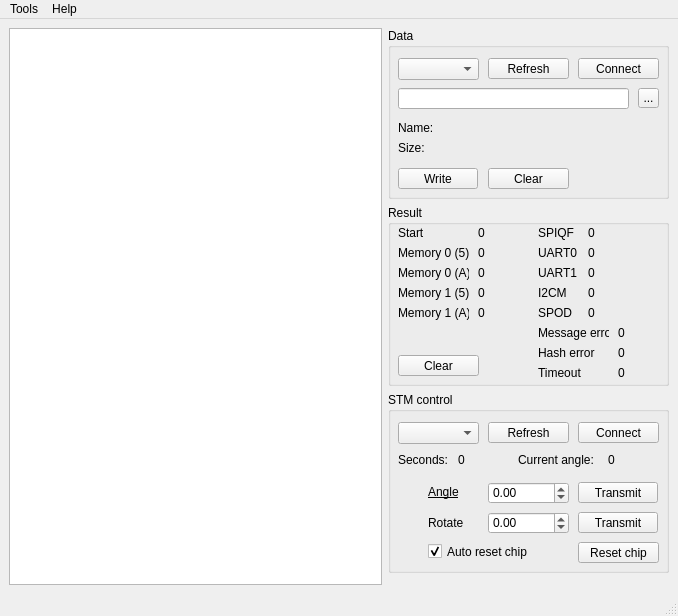
<?xml version="1.0" encoding="UTF-8"?>
<ui version="4.0">
 <class>CppLsnGui</class>
 <widget class="QMainWindow" name="CppLsnGui">
  <property name="geometry">
   <rect>
    <x>0</x>
    <y>0</y>
    <width>678</width>
    <height>616</height>
   </rect>
  </property>
  <property name="minimumSize">
   <size>
    <width>678</width>
    <height>616</height>
   </size>
  </property>
  <property name="windowTitle">
   <string notr="true">CppLsnGui</string>
  </property>
  <widget class="QWidget" name="centralwidget">
   <layout class="QHBoxLayout" name="horizontalLayout">
    <item>
     <widget class="QPlainTextEdit" name="ptMain">
      <property name="minimumSize">
       <size>
        <width>371</width>
        <height>441</height>
       </size>
      </property>
      <property name="font">
       <font>
        <family>Consolas</family>
       </font>
      </property>
      <property name="textInteractionFlags">
       <set>Qt::TextSelectableByKeyboard|Qt::TextSelectableByMouse</set>
      </property>
      <property name="maximumBlockCount">
       <number>200</number>
      </property>
     </widget>
    </item>
    <item>
     <layout class="QVBoxLayout" name="verticalLayout">
      <item>
       <widget class="QGroupBox" name="gbData">
        <property name="minimumSize">
         <size>
          <width>281</width>
          <height>171</height>
         </size>
        </property>
        <property name="maximumSize">
         <size>
          <width>281</width>
          <height>171</height>
         </size>
        </property>
        <property name="title">
         <string>Data</string>
        </property>
        <widget class="QComboBox" name="cbDataListCom">
         <property name="geometry">
          <rect>
           <x>10</x>
           <y>30</y>
           <width>81</width>
           <height>22</height>
          </rect>
         </property>
        </widget>
        <widget class="QPushButton" name="bDataRefreshListCom">
         <property name="geometry">
          <rect>
           <x>100</x>
           <y>30</y>
           <width>81</width>
           <height>21</height>
          </rect>
         </property>
         <property name="text">
          <string>Refresh</string>
         </property>
        </widget>
        <widget class="QPushButton" name="bDataConnectCom">
         <property name="geometry">
          <rect>
           <x>190</x>
           <y>30</y>
           <width>81</width>
           <height>21</height>
          </rect>
         </property>
         <property name="text">
          <string>Connect</string>
         </property>
         <property name="checkable">
          <bool>true</bool>
         </property>
        </widget>
        <widget class="QLineEdit" name="lineDataFilename">
         <property name="geometry">
          <rect>
           <x>10</x>
           <y>60</y>
           <width>231</width>
           <height>21</height>
          </rect>
         </property>
        </widget>
        <widget class="QToolButton" name="tbDataFileExplorer">
         <property name="geometry">
          <rect>
           <x>250</x>
           <y>60</y>
           <width>21</width>
           <height>20</height>
          </rect>
         </property>
         <property name="text">
          <string notr="true">...</string>
         </property>
        </widget>
        <widget class="QPushButton" name="bDataWriteToFile">
         <property name="geometry">
          <rect>
           <x>10</x>
           <y>140</y>
           <width>80</width>
           <height>21</height>
          </rect>
         </property>
         <property name="text">
          <string>Write</string>
         </property>
         <property name="checkable">
          <bool>true</bool>
         </property>
        </widget>
        <widget class="QLabel" name="labelDataSizeFile">
         <property name="geometry">
          <rect>
           <x>10</x>
           <y>110</y>
           <width>41</width>
           <height>20</height>
          </rect>
         </property>
         <property name="text">
          <string>Size:</string>
         </property>
        </widget>
        <widget class="QLabel" name="labelDataSizeFileVal">
         <property name="geometry">
          <rect>
           <x>60</x>
           <y>110</y>
           <width>211</width>
           <height>21</height>
          </rect>
         </property>
         <property name="text">
          <string/>
         </property>
        </widget>
        <widget class="QPushButton" name="bDataClear">
         <property name="geometry">
          <rect>
           <x>100</x>
           <y>140</y>
           <width>81</width>
           <height>21</height>
          </rect>
         </property>
         <property name="text">
          <string>Clear</string>
         </property>
        </widget>
        <widget class="QLabel" name="labelDataFilename">
         <property name="geometry">
          <rect>
           <x>10</x>
           <y>90</y>
           <width>41</width>
           <height>20</height>
          </rect>
         </property>
         <property name="text">
          <string>Name:</string>
         </property>
        </widget>
        <widget class="QLabel" name="labelDataFilenameVal">
         <property name="geometry">
          <rect>
           <x>60</x>
           <y>90</y>
           <width>211</width>
           <height>21</height>
          </rect>
         </property>
         <property name="text">
          <string/>
         </property>
        </widget>
       </widget>
      </item>
      <item>
       <widget class="QGroupBox" name="gbResult">
        <property name="minimumSize">
         <size>
          <width>281</width>
          <height>181</height>
         </size>
        </property>
        <property name="maximumSize">
         <size>
          <width>281</width>
          <height>181</height>
         </size>
        </property>
        <property name="title">
         <string>Result</string>
        </property>
        <widget class="QLabel" name="labelResultUart0">
         <property name="geometry">
          <rect>
           <x>150</x>
           <y>40</y>
           <width>41</width>
           <height>16</height>
          </rect>
         </property>
         <property name="text">
          <string notr="true">UART0</string>
         </property>
        </widget>
        <widget class="QLabel" name="labelResultI2cm">
         <property name="geometry">
          <rect>
           <x>150</x>
           <y>80</y>
           <width>41</width>
           <height>16</height>
          </rect>
         </property>
         <property name="text">
          <string notr="true">I2CM</string>
         </property>
        </widget>
        <widget class="QLabel" name="labelResultUart1">
         <property name="geometry">
          <rect>
           <x>150</x>
           <y>60</y>
           <width>41</width>
           <height>16</height>
          </rect>
         </property>
         <property name="text">
          <string notr="true">UART1</string>
         </property>
        </widget>
        <widget class="QLabel" name="labelResultMem0A">
         <property name="geometry">
          <rect>
           <x>10</x>
           <y>60</y>
           <width>71</width>
           <height>16</height>
          </rect>
         </property>
         <property name="text">
          <string notr="true">Memory 0 (A)</string>
         </property>
        </widget>
        <widget class="QLabel" name="labelResultMem05">
         <property name="geometry">
          <rect>
           <x>10</x>
           <y>40</y>
           <width>71</width>
           <height>16</height>
          </rect>
         </property>
         <property name="text">
          <string notr="true">Memory 0 (5)</string>
         </property>
        </widget>
        <widget class="QLabel" name="labelResultMem1A">
         <property name="geometry">
          <rect>
           <x>10</x>
           <y>100</y>
           <width>71</width>
           <height>16</height>
          </rect>
         </property>
         <property name="text">
          <string notr="true">Memory 1 (A)</string>
         </property>
        </widget>
        <widget class="QLabel" name="labelResultSpod">
         <property name="geometry">
          <rect>
           <x>150</x>
           <y>100</y>
           <width>41</width>
           <height>16</height>
          </rect>
         </property>
         <property name="text">
          <string notr="true">SPOD</string>
         </property>
        </widget>
        <widget class="QLabel" name="labelResultSpiqf">
         <property name="geometry">
          <rect>
           <x>150</x>
           <y>20</y>
           <width>41</width>
           <height>16</height>
          </rect>
         </property>
         <property name="text">
          <string notr="true">SPIQF</string>
         </property>
        </widget>
        <widget class="QLabel" name="labelResultMem15">
         <property name="geometry">
          <rect>
           <x>10</x>
           <y>80</y>
           <width>71</width>
           <height>16</height>
          </rect>
         </property>
         <property name="text">
          <string notr="true">Memory 1 (5)</string>
         </property>
        </widget>
        <widget class="QLabel" name="labelResultStart">
         <property name="geometry">
          <rect>
           <x>10</x>
           <y>20</y>
           <width>71</width>
           <height>16</height>
          </rect>
         </property>
         <property name="text">
          <string notr="true">Start</string>
         </property>
        </widget>
        <widget class="QLabel" name="labelResultHashError">
         <property name="geometry">
          <rect>
           <x>150</x>
           <y>140</y>
           <width>71</width>
           <height>16</height>
          </rect>
         </property>
         <property name="text">
          <string notr="true">Hash error</string>
         </property>
        </widget>
        <widget class="QLabel" name="labelResultMsgError">
         <property name="geometry">
          <rect>
           <x>150</x>
           <y>120</y>
           <width>71</width>
           <height>16</height>
          </rect>
         </property>
         <property name="text">
          <string notr="true">Message error</string>
         </property>
        </widget>
        <widget class="QLabel" name="labelResultMem15Val">
         <property name="geometry">
          <rect>
           <x>90</x>
           <y>80</y>
           <width>51</width>
           <height>16</height>
          </rect>
         </property>
         <property name="text">
          <string notr="true">0</string>
         </property>
        </widget>
        <widget class="QLabel" name="labelResultMem1AVal">
         <property name="geometry">
          <rect>
           <x>90</x>
           <y>100</y>
           <width>51</width>
           <height>16</height>
          </rect>
         </property>
         <property name="text">
          <string notr="true">0</string>
         </property>
        </widget>
        <widget class="QLabel" name="labelResultMem05Val">
         <property name="geometry">
          <rect>
           <x>90</x>
           <y>40</y>
           <width>51</width>
           <height>16</height>
          </rect>
         </property>
         <property name="text">
          <string notr="true">0</string>
         </property>
        </widget>
        <widget class="QLabel" name="labelResultMem0AVal">
         <property name="geometry">
          <rect>
           <x>90</x>
           <y>60</y>
           <width>51</width>
           <height>16</height>
          </rect>
         </property>
         <property name="text">
          <string notr="true">0</string>
         </property>
        </widget>
        <widget class="QLabel" name="labelResultUart0Val">
         <property name="geometry">
          <rect>
           <x>200</x>
           <y>40</y>
           <width>51</width>
           <height>16</height>
          </rect>
         </property>
         <property name="text">
          <string notr="true">0</string>
         </property>
        </widget>
        <widget class="QLabel" name="labelResultI2cmVal">
         <property name="geometry">
          <rect>
           <x>200</x>
           <y>80</y>
           <width>51</width>
           <height>16</height>
          </rect>
         </property>
         <property name="text">
          <string notr="true">0</string>
         </property>
        </widget>
        <widget class="QLabel" name="labelResultUart1Val">
         <property name="geometry">
          <rect>
           <x>200</x>
           <y>60</y>
           <width>51</width>
           <height>16</height>
          </rect>
         </property>
         <property name="text">
          <string notr="true">0</string>
         </property>
        </widget>
        <widget class="QLabel" name="labelResultSpodVal">
         <property name="geometry">
          <rect>
           <x>200</x>
           <y>100</y>
           <width>51</width>
           <height>16</height>
          </rect>
         </property>
         <property name="text">
          <string notr="true">0</string>
         </property>
        </widget>
        <widget class="QLabel" name="labelResultSpiqfVal">
         <property name="geometry">
          <rect>
           <x>200</x>
           <y>20</y>
           <width>51</width>
           <height>16</height>
          </rect>
         </property>
         <property name="text">
          <string notr="true">0</string>
         </property>
        </widget>
        <widget class="QLabel" name="labelResultHashErrorVal">
         <property name="geometry">
          <rect>
           <x>230</x>
           <y>140</y>
           <width>41</width>
           <height>16</height>
          </rect>
         </property>
         <property name="text">
          <string notr="true">0</string>
         </property>
        </widget>
        <widget class="QLabel" name="labelResultMsgErrorVal">
         <property name="geometry">
          <rect>
           <x>230</x>
           <y>120</y>
           <width>41</width>
           <height>16</height>
          </rect>
         </property>
         <property name="text">
          <string notr="true">0</string>
         </property>
        </widget>
        <widget class="QLabel" name="labelResultStartVal">
         <property name="geometry">
          <rect>
           <x>90</x>
           <y>20</y>
           <width>51</width>
           <height>16</height>
          </rect>
         </property>
         <property name="text">
          <string notr="true">0</string>
         </property>
        </widget>
        <widget class="QPushButton" name="bResultClear">
         <property name="geometry">
          <rect>
           <x>10</x>
           <y>150</y>
           <width>81</width>
           <height>21</height>
          </rect>
         </property>
         <property name="text">
          <string>Clear</string>
         </property>
        </widget>
        <widget class="QLabel" name="labelResultTimeout">
         <property name="geometry">
          <rect>
           <x>150</x>
           <y>160</y>
           <width>71</width>
           <height>16</height>
          </rect>
         </property>
         <property name="text">
          <string notr="true">Timeout</string>
         </property>
        </widget>
        <widget class="QLabel" name="labelResultTimeoutVal">
         <property name="geometry">
          <rect>
           <x>230</x>
           <y>160</y>
           <width>41</width>
           <height>16</height>
          </rect>
         </property>
         <property name="text">
          <string notr="true">0</string>
         </property>
        </widget>
       </widget>
      </item>
      <item>
       <widget class="QGroupBox" name="gbStmCtrl">
        <property name="minimumSize">
         <size>
          <width>281</width>
          <height>181</height>
         </size>
        </property>
        <property name="maximumSize">
         <size>
          <width>16777215</width>
          <height>16777215</height>
         </size>
        </property>
        <property name="title">
         <string>STM control</string>
        </property>
        <widget class="QPushButton" name="bStmCtrlRefreshListCom">
         <property name="geometry">
          <rect>
           <x>100</x>
           <y>30</y>
           <width>81</width>
           <height>21</height>
          </rect>
         </property>
         <property name="text">
          <string>Refresh</string>
         </property>
        </widget>
        <widget class="QPushButton" name="bStmCtrlConnectCom">
         <property name="geometry">
          <rect>
           <x>190</x>
           <y>30</y>
           <width>81</width>
           <height>21</height>
          </rect>
         </property>
         <property name="text">
          <string>Connect</string>
         </property>
         <property name="checkable">
          <bool>true</bool>
         </property>
        </widget>
        <widget class="QComboBox" name="cbStmCtrlListCom">
         <property name="geometry">
          <rect>
           <x>10</x>
           <y>30</y>
           <width>81</width>
           <height>22</height>
          </rect>
         </property>
        </widget>
        <widget class="QDoubleSpinBox" name="sbStmCtrlAngle">
         <property name="geometry">
          <rect>
           <x>100</x>
           <y>90</y>
           <width>81</width>
           <height>22</height>
          </rect>
         </property>
         <property name="decimals">
          <number>2</number>
         </property>
         <property name="minimum">
          <double>-360.000000000000000</double>
         </property>
         <property name="maximum">
          <double>360.000000000000000</double>
         </property>
        </widget>
        <widget class="QDoubleSpinBox" name="sbStmCtrlRotate">
         <property name="geometry">
          <rect>
           <x>100</x>
           <y>120</y>
           <width>81</width>
           <height>22</height>
          </rect>
         </property>
         <property name="decimals">
          <number>2</number>
         </property>
         <property name="minimum">
          <double>-360.000000000000000</double>
         </property>
         <property name="maximum">
          <double>360.000000000000000</double>
         </property>
        </widget>
        <widget class="QPushButton" name="bStmCtrlAngleTransmit">
         <property name="geometry">
          <rect>
           <x>190</x>
           <y>90</y>
           <width>80</width>
           <height>21</height>
          </rect>
         </property>
         <property name="text">
          <string>Transmit</string>
         </property>
        </widget>
        <widget class="QPushButton" name="bStmCtrlRotateTransmit">
         <property name="geometry">
          <rect>
           <x>190</x>
           <y>120</y>
           <width>80</width>
           <height>21</height>
          </rect>
         </property>
         <property name="text">
          <string>Transmit</string>
         </property>
        </widget>
        <widget class="QLabel" name="labelStmCtrlAngle">
         <property name="geometry">
          <rect>
           <x>40</x>
           <y>90</y>
           <width>51</width>
           <height>20</height>
          </rect>
         </property>
         <property name="font">
          <font>
           <underline>true</underline>
          </font>
         </property>
         <property name="text">
          <string>Angle</string>
         </property>
        </widget>
        <widget class="QLabel" name="labelStmCtrlRotate">
         <property name="geometry">
          <rect>
           <x>40</x>
           <y>121</y>
           <width>51</width>
           <height>20</height>
          </rect>
         </property>
         <property name="text">
          <string>Rotate</string>
         </property>
        </widget>
        <widget class="QPushButton" name="bStmCtrlResetChip">
         <property name="geometry">
          <rect>
           <x>190</x>
           <y>150</y>
           <width>81</width>
           <height>21</height>
          </rect>
         </property>
         <property name="text">
          <string>Reset chip</string>
         </property>
         <property name="checkable">
          <bool>false</bool>
         </property>
        </widget>
        <widget class="QLabel" name="labelStmCtrlSeconds">
         <property name="geometry">
          <rect>
           <x>10</x>
           <y>60</y>
           <width>51</width>
           <height>16</height>
          </rect>
         </property>
         <property name="text">
          <string>Seconds:</string>
         </property>
        </widget>
        <widget class="QLabel" name="labelStmCtrlSecondsVal">
         <property name="geometry">
          <rect>
           <x>70</x>
           <y>60</y>
           <width>51</width>
           <height>16</height>
          </rect>
         </property>
         <property name="text">
          <string notr="true">0</string>
         </property>
        </widget>
        <widget class="QLabel" name="labelStmCtrlCurrentAngle">
         <property name="geometry">
          <rect>
           <x>130</x>
           <y>60</y>
           <width>81</width>
           <height>16</height>
          </rect>
         </property>
         <property name="text">
          <string>Current angle:</string>
         </property>
        </widget>
        <widget class="QLabel" name="labelStmCtrlCurrentAngleVal">
         <property name="geometry">
          <rect>
           <x>220</x>
           <y>60</y>
           <width>51</width>
           <height>16</height>
          </rect>
         </property>
         <property name="text">
          <string notr="true">0</string>
         </property>
        </widget>
        <widget class="QCheckBox" name="cbStmCtrlAutoResetChip">
         <property name="geometry">
          <rect>
           <x>40</x>
           <y>150</y>
           <width>141</width>
           <height>19</height>
          </rect>
         </property>
         <property name="text">
          <string>Auto reset chip</string>
         </property>
         <property name="checked">
          <bool>true</bool>
         </property>
        </widget>
       </widget>
      </item>
      <item>
       <spacer name="verticalSpacer">
        <property name="orientation">
         <enum>Qt::Vertical</enum>
        </property>
        <property name="sizeHint" stdset="0">
         <size>
          <width>20</width>
          <height>40</height>
         </size>
        </property>
       </spacer>
      </item>
     </layout>
    </item>
   </layout>
  </widget>
  <widget class="QMenuBar" name="menubar">
   <property name="geometry">
    <rect>
     <x>0</x>
     <y>0</y>
     <width>678</width>
     <height>20</height>
    </rect>
   </property>
   <widget class="QMenu" name="menuTools">
    <property name="title">
     <string>Tools</string>
    </property>
    <addaction name="actionSettings"/>
   </widget>
   <widget class="QMenu" name="menuAbout">
    <property name="title">
     <string>Help</string>
    </property>
    <addaction name="actionAboutProgram"/>
    <addaction name="actionAboutQt"/>
   </widget>
   <addaction name="menuTools"/>
   <addaction name="menuAbout"/>
  </widget>
  <widget class="QStatusBar" name="statusbar"/>
  <action name="actionAboutProgram">
   <property name="text">
    <string>About program</string>
   </property>
  </action>
  <action name="actionAboutQt">
   <property name="text">
    <string>About Qt</string>
   </property>
  </action>
  <action name="actionSettings">
   <property name="text">
    <string>Settings</string>
   </property>
  </action>
 </widget>
 <resources/>
 <connections/>
</ui>
